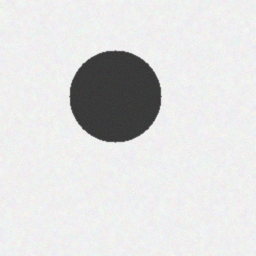
#> input picture data/test/circle/circle_001.png, 256 x 256 px
$ python -i features.py   (imports and definitions only)
#> lines starting #> are read from the running program, lines starting #| are printed output that depends on the picture; after the words box and inside, x2 and y2 are one past the last pixel; in counts of white or black regions, pixels touching at a corner belong together
#> in extract_features, image is the input picture: shape (256, 256, 3); mean B, G, R 221.3, 221.3, 221.3
import cv2
import numpy as np

def preprocess(image):
    gray = cv2.cvtColor(image, cv2.COLOR_BGR2GRAY)
    gray = cv2.GaussianBlur(gray, (5,5), 0)
    _, binary = cv2.threshold(gray, 0, 255, cv2.THRESH_BINARY_INV + cv2.THRESH_OTSU)
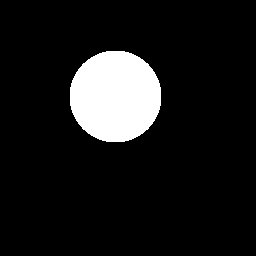
#> binary: shape (256, 256); 10.1% white; 1 white region
    kernel = np.ones((3,3), np.uint8)
    binary = cv2.morphologyEx(binary, cv2.MORPH_OPEN, kernel, iterations=1)
    binary = cv2.morphologyEx(binary, cv2.MORPH_CLOSE, kernel, iterations=2)
    return gray, binary

def largest_contour(binary, min_area=200):
#> called with min_area = 200
    contours, _ = cv2.findContours(binary, cv2.RETR_EXTERNAL, cv2.CHAIN_APPROX_SIMPLE)
#> contours = 1 contour; box (x1, y1, x2, y2) and area: (70, 51, 161, 142) 6490
    valid = [c for c in contours if cv2.contourArea(c) >= min_area]
#> valid has the same summary as contours
    return max(valid, key=cv2.contourArea) if valid else None

def extract_features(path):
    image = cv2.imread(str(path))
    if image is None:
        raise FileNotFoundError(f"Unable to read image: {path}")
    _, binary = preprocess(image)
    contour = largest_contour(binary)
#> contour = contour of 136 points, box (x1, y1, x2, y2) (70, 51, 161, 142), area 6490
    if contour is None:
        raise ValueError(f"No valid object detected in: {path}")

    area = cv2.contourArea(contour)
#> area = 6490
    perimeter = cv2.arcLength(contour, True)
#> perimeter = 301.4
    x,y,w,h = cv2.boundingRect(contour)
#> x = 70; y = 51; w = 91; h = 91
    circularity = 4*np.pi*area/(perimeter**2) if perimeter else 0
#> circularity = 0.898
    aspect_ratio = w/h if h else 0
#> aspect_ratio = 1
    hull_area = cv2.contourArea(cv2.convexHull(contour))
#> hull_area = 6550
    solidity = area/hull_area if hull_area else 0
#> solidity = 0.991
    approx = cv2.approxPolyDP(contour, 0.04*perimeter, True)
#> approx = [[106, 51], [78, 69], [70, 105], [88, 133], [124, 141], [152, 123], [160, 87], [142, 59]]
    vertices = len(approx)
#> vertices = 8
    # Scale area and perimeter by image dimensions for better invariance.
    diag = float(np.hypot(image.shape[1], image.shape[0]))
#> diag = 362
    norm_area = area/(image.shape[0]*image.shape[1])
#> norm_area = 0.099
    norm_perimeter = perimeter/diag
#> norm_perimeter = 0.833
    return np.array([norm_area, norm_perimeter, aspect_ratio, circularity,
                     solidity, vertices], dtype=float), contour, binary

>>> result = extract_features('../data/test/circle/circle_001.png')

$ run again, on data/test/circle/circle_002.png
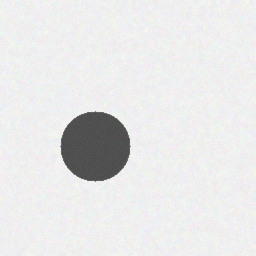
#> input picture data/test/circle/circle_002.png, 256 x 256 px
#> in extract_features, image is the input picture: shape (256, 256, 3); mean B, G, R 230.1, 230.1, 230.1
#> in preprocess, `_, binary = cv2.threshold(gray, 0, 255, cv2.THRESH_BINARY_INV + cv2.TH..`:
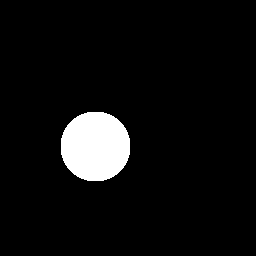
#> binary: shape (256, 256); 5.9% white; 1 white region
#> contours = 1 contour; box (x1, y1, x2, y2) and area: (61, 112, 130, 181) 3750
#> valid has the same summary as contours
#> contour = contour of 88 points, box (x1, y1, x2, y2) (61, 112, 130, 181), area 3750
#> area = 3750
#> perimeter = 227.5
#> x = 61; y = 112; w = 69
#> circularity = 0.911
#> aspect_ratio = 1
#> hull_area = 3782
#> solidity = 0.992
#> approx = [[87, 112], [65, 128], [61, 154], [77, 176], [103, 180], [125, 164], [129, 138], [113, 116]]
#> vertices = 8
#> norm_area = 0.0572
#> norm_perimeter = 0.628

$ run again, on data/test/circle/circle_003.png
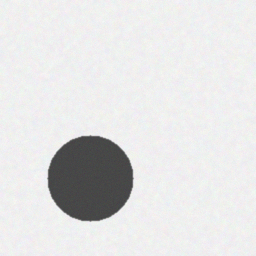
#> input picture data/test/circle/circle_003.png, 256 x 256 px
#> in extract_features, image is the input picture: shape (256, 256, 3); mean B, G, R 224.7, 224.7, 224.7
#> in preprocess, `_, binary = cv2.threshold(gray, 0, 255, cv2.THRESH_BINARY_INV + cv2.TH..`:
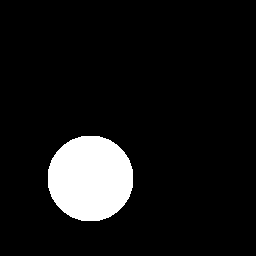
#> binary: shape (256, 256); 8.8% white; 1 white region
#> contours = 1 contour; box (x1, y1, x2, y2) and area: (48, 136, 133, 221) 5664
#> valid has the same summary as contours
#> contour = contour of 104 points, box (x1, y1, x2, y2) (48, 136, 133, 221), area 5664
#> area = 5664
#> perimeter = 279.8
#> x = 48; y = 136; w = 85
#> circularity = 0.909
#> aspect_ratio = 1
#> hull_area = 5708
#> solidity = 0.992
#> approx = [[81, 136], [52, 158], [48, 187], [70, 216], [99, 220], [128, 198], [132, 169], [110, 140]]
#> vertices = 8
#> norm_area = 0.0864
#> norm_perimeter = 0.773

$ run again, on data/test/circle/circle_004.png
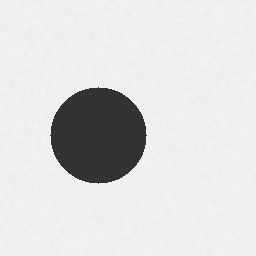
#> input picture data/test/circle/circle_004.png, 256 x 256 px
#> in extract_features, image is the input picture: shape (256, 256, 3); mean B, G, R 218.6, 218.7, 218.8
#> in preprocess, `_, binary = cv2.threshold(gray, 0, 255, cv2.THRESH_BINARY_INV + cv2.TH..`:
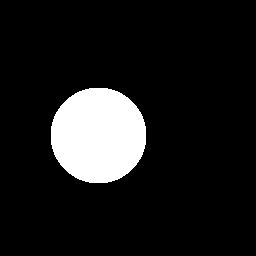
#> binary: shape (256, 256); 11% white; 1 white region
#> contours = 1 contour; box (x1, y1, x2, y2) and area: (51, 88, 146, 183) 7074
#> valid has the same summary as contours
#> contour = contour of 120 points, box (x1, y1, x2, y2) (51, 88, 146, 183), area 7074
#> area = 7074
#> perimeter = 312.7
#> x = 51; y = 88; w = 95
#> circularity = 0.909
#> aspect_ratio = 1
#> hull_area = 7126
#> solidity = 0.993
#> approx = [[89, 88], [60, 106], [51, 144], [69, 173], [107, 182], [136, 164], [145, 126], [127, 97]]
#> vertices = 8
#> norm_area = 0.108
#> norm_perimeter = 0.864
